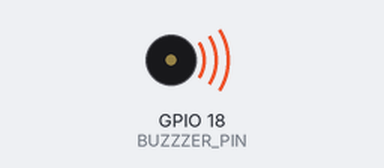
A sketch run on a simulated ESP32. Shown: buzzer (waves = sounding).

Above: at 0.1 s.
At 5.2 s:
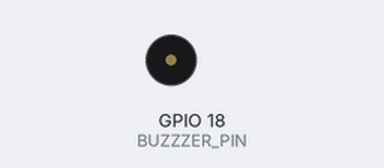
Timing chart, 0 to 6.7 s (numbered marks = the images above):
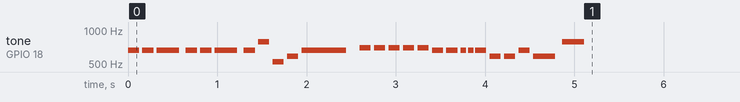

The sketch:

buzzer.ino
```cpp
/*
 * This ESP32 code is created by esp32io.com
 *
 * This ESP32 code is released in the public domain
 *
 * For more detail (instruction and wiring diagram), visit https://esp32io.com/tutorials/esp32-piezo-buzzer
 */

#include "pitches.h"
const int BUZZZER_PIN = 18; // GIOP18 pin connected to piezo buzzer

// notes in the melody:
int melody[] = {
  NOTE_E5, NOTE_E5, NOTE_E5,
  NOTE_E5, NOTE_E5, NOTE_E5,
  NOTE_E5, NOTE_G5, NOTE_C5, NOTE_D5,
  NOTE_E5,
  NOTE_F5, NOTE_F5, NOTE_F5, NOTE_F5,
  NOTE_F5, NOTE_E5, NOTE_E5, NOTE_E5, NOTE_E5,
  NOTE_E5, NOTE_D5, NOTE_D5, NOTE_E5,
  NOTE_D5, NOTE_G5
};

// note durations: 4 = quarter note, 8 = eighth note, etc, also called tempo:
int noteDurations[] = {
  8, 8, 4,
  8, 8, 4,
  8, 8, 8, 8,
  2,
  8, 8, 8, 8,
  8, 8, 8, 16, 16,
  8, 8, 8, 8,
  4, 4
};

void setup() {
  // iterate over the notes of the melody:
  int size = sizeof(noteDurations) / sizeof(int);

  for (int thisNote = 0; thisNote < size; thisNote++) {

    // to calculate the note duration, take one second divided by the note type.
    //e.g. quarter note = 1000 / 4, eighth note = 1000/8, etc.
    int noteDuration = 1000 / noteDurations[thisNote];
    tone(BUZZZER_PIN, melody[thisNote], noteDuration);

    // to distinguish the notes, set a minimum time between them.
    // the note's duration + 30% seems to work well:
    int pauseBetweenNotes = noteDuration * 1.30;
    delay(pauseBetweenNotes);
    // stop the tone playing:
    noTone(BUZZZER_PIN);
  }
}

void loop() {
  // no need to repeat the melody.
}
```
